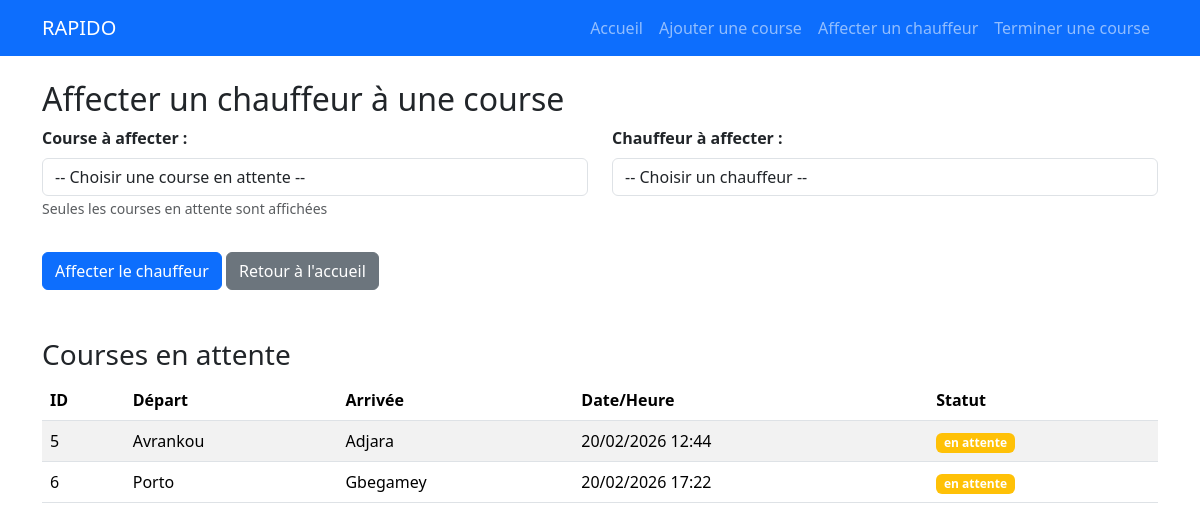
Page /affecter_chauffeur.php on the committed database.
### tables this page shows
CREATE TABLE IF NOT EXISTS `courses` (
  `id` int NOT NULL AUTO_INCREMENT,
  `depart` varchar(255) DEFAULT NULL,
  `arrivee` varchar(255) DEFAULT NULL,
  `date_heure` datetime DEFAULT NULL,
  `chauffeur_id` int DEFAULT NULL,
  `statut` enum('en_attente','en_cours','terminee') DEFAULT 'en_attente',
  PRIMARY KEY (`id`),
  KEY `chauffeur_id` (`chauffeur_id`)
);

### affecter_chauffeur.php (the view, shortened to what this page needs)
<?php include('connexion.php'); ?>
<?php include('menu.php'); ?>
<h2>Affecter un chauffeur à une course</h2>
<form action="tr_affecter_chauffeur.php" method="POST">
    <div class="row">
        <div class="col-md-6 mb-3">
            <label class="form-label"><strong>Course à affecter :</strong></label>
            <select name="course_id" class="form-control" required>
                <option value="">-- Choisir une course en attente --</option>
            </select>
            <small class="text-muted">Seules les courses en attente sont affichées</small>
        </div>
        <div class="col-md-6 mb-3">
            <label class="form-label"><strong>Chauffeur à affecter :</strong></label>
            <select name="chauffeur_id" class="form-control" required>
                <option value="">-- Choisir un chauffeur --</option>
            </select>
        </div>
    </div>
    <div class="mt-3">
        <button type="submit" class="btn btn-primary">Affecter le chauffeur</button>
        <a href="index.php" class="btn btn-secondary">Retour à l'accueil</a>
    </div>
</form>
<h3 class="mt-5">Courses en attente</h3>
<table class="table table-striped">
    <thead>
        <tr>
            <th>ID</th>
            <th>Départ</th>
            <th>Arrivée</th>
            <th>Date/Heure</th>
            <th>Statut</th>
        </tr>
    </thead>
    <tbody>
        <?php
        $sql = "SELECT * FROM courses WHERE statut = 'en_attente' ORDER BY date_heure ASC";
        $resultat = mysqli_query($connexion, $sql);
        if(mysqli_num_rows($resultat) > 0):
            while($course = mysqli_fetch_assoc($resultat)):
        ?>
        <tr>
            <td><?= $course['id'] ?></td>
            <td><?= htmlspecialchars($course['depart']) ?></td>
            <td><?= htmlspecialchars($course['arrivee']) ?></td>
            <td><?= date('d/m/Y H:i', strtotime($course['date_heure'])) ?></td>
            <td><span class="badge bg-warning">en attente</span></td>
        </tr>
        <?php
            endwhile;
        else:
        ?>
        <tr>
            <td colspan="5" class="text-center">Aucune course en attente</td>
        </tr>
        <?php endif; ?>
    </tbody>
</table>
    </div>
</body>
</html>

### rows in the picture
courses: id "5", depart "Avrankou", arrivee "Adjara", date_heure "20/02/2026 12:44"
courses: id "6", depart "Porto", arrivee "Gbegamey", date_heure "20/02/2026 17:22"
